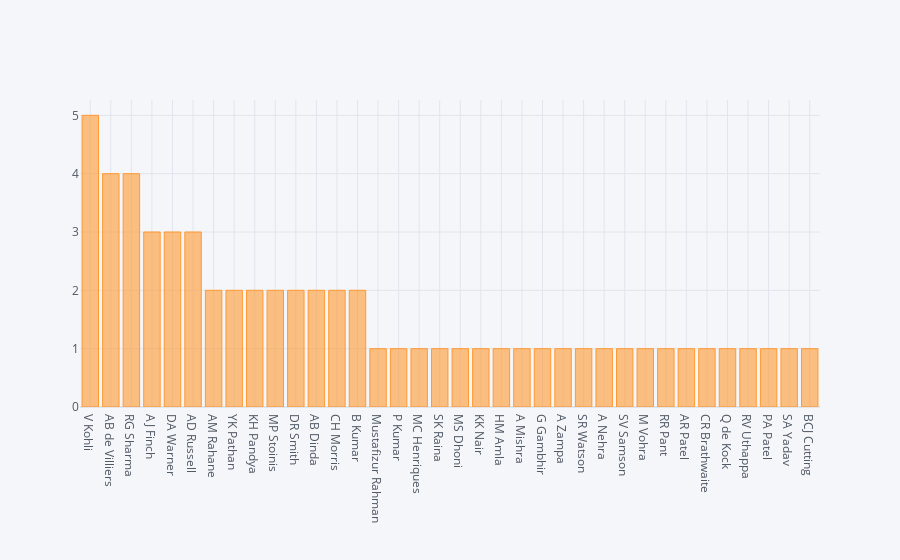

This figure's notebook cell:
### Code cell
time.iplot(kind='bar')

### Figure 1 — Plotly figure (JSON) as saved in the notebook; plotly's stock layout.template omitted (floating-point values rounded to 4 significant figures)
{"data": [{"marker": {"color": "rgba(255, 153, 51, 0.6)", "line": {"color": "rgba(255, 153, 51, 1.0)", "width": 1}}, "name": "ManOfMach", "orientation": "v", "text": "", "type": "bar", "x": ["V Kohli", "AB de Villiers", "RG Sharma", "AJ Finch", "DA Warner", "AD Russell", "AM Rahane", "YK Pathan", "KH Pandya", "MP Stoinis", "DR Smith", "AB Dinda", "CH Morris", "B Kumar", "Mustafizur Rahman", "P Kumar", "MC Henriques", "SK Raina", "MS Dhoni", "KK Nair", "HM Amla", "A Mishra", "G Gambhir", "A Zampa", "SR Watson", "A Nehra", "SV Samson", "M Vohra", "RR Pant", "AR Patel", "CR Brathwaite", "Q de Kock", "RV Uthappa", "PA Patel", "SA Yadav", "BCJ Cutting"], "y": [5, 4, 4, 3, 3, 3, 2, 2, 2, 2, 2, 2, 2, 2, 1, 1, 1, 1, 1, 1, 1, 1, 1, 1, 1, 1, 1, 1, 1, 1, 1, 1, 1, 1, 1, 1]}], "layout": {"legend": {"bgcolor": "#F5F6F9", "font": {"color": "#4D5663"}}, "paper_bgcolor": "#F5F6F9", "plot_bgcolor": "#F5F6F9", "title": {"font": {"color": "#4D5663"}}, "xaxis": {"gridcolor": "#E1E5ED", "showgrid": true, "tickfont": {"color": "#4D5663"}, "title": {"font": {"color": "#4D5663"}, "text": ""}, "zerolinecolor": "#E1E5ED"}, "yaxis": {"gridcolor": "#E1E5ED", "showgrid": true, "tickfont": {"color": "#4D5663"}, "title": {"font": {"color": "#4D5663"}, "text": ""}, "zerolinecolor": "#E1E5ED"}}}
